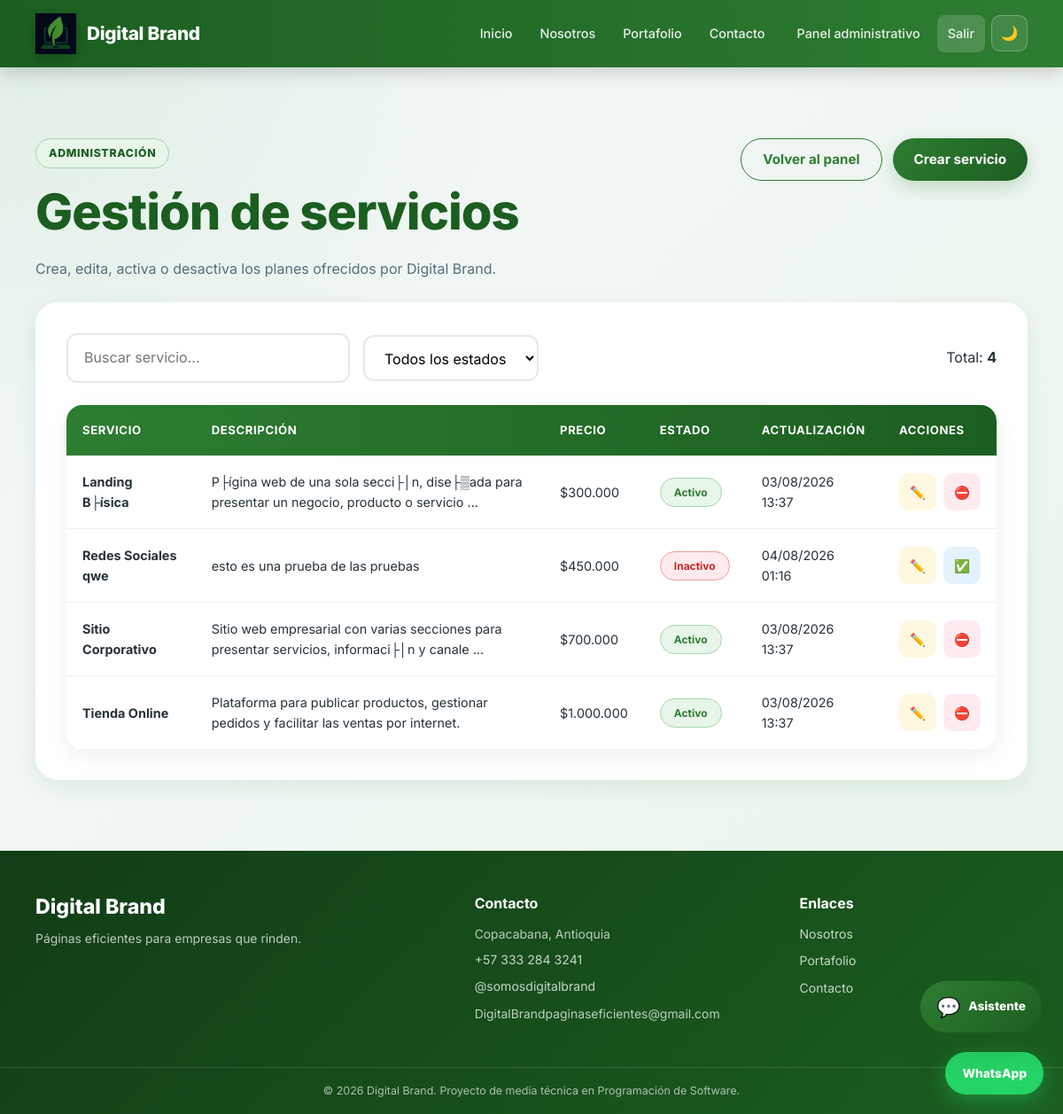
Page /admin/servicios.php (signed in) on the committed database.
### tables this page shows
CREATE TABLE `servicios` (
  `id_servicio` int(10) UNSIGNED NOT NULL,
  `nombre` varchar(100) NOT NULL,
  `descripcion` text NOT NULL,
  `precio` decimal(12,2) NOT NULL DEFAULT 0.00,
  `caracteristicas` text DEFAULT NULL,
  `estado` enum('activo','inactivo') NOT NULL DEFAULT 'activo',
  `fecha_creacion` timestamp NOT NULL DEFAULT current_timestamp(),
  `fecha_actualizacion` timestamp NOT NULL DEFAULT current_timestamp() ON UPDATE current_timestamp()
);

### includes/funciones.php (called while the page is built, shortened)
<?php
function escapar($dato)
{
    return htmlspecialchars($dato, ENT_QUOTES, 'UTF-8');
}
function formatearPrecio($precio)
{
    return '$' . number_format($precio, 0, ',', '.');
}

### admin/servicios.php (the view, shortened to what this page needs)
<?php
$conexion = Database::conectar();
$servicios = $conexion->query("
    SELECT
        id_servicio,
        nombre,
        descripcion,
        precio,
        caracteristicas,
        estado,
        fecha_creacion,
        fecha_actualizacion
    FROM servicios
    ORDER BY precio ASC
")->fetchAll();
require_once __DIR__ . '/../includes/header.php';
?>
<section class="seccion">
    <div class="contenedor">
        <div class="panel-titulo">
            <div>
                <span class="etiqueta-superior">
                    Administración
                </span>
                <h1>Gestión de servicios</h1>
                <p>
                    Crea, edita, activa o desactiva los planes ofrecidos
                    por Digital Brand.
                </p>
            </div>
            <div style="display:flex; gap:12px; flex-wrap:wrap;">
                <a
                    href="<?php echo APP_URL; ?>/admin/index.php"
                    class="boton boton-secundario"
                >
                    Volver al panel
                </a>
                <button
                    type="button"
                    class="boton"
                    id="abrir-modal-servicio"
                >
                    Crear servicio
                </button>
            </div>
        </div>
        <section class="panel">
            <div class="toolbar">
                <div class="toolbar-left">
                    <input
                        type="search"
                        id="buscar-servicio"
                        class="buscar"
                        placeholder="Buscar servicio..."
                    >
                    <select id="filtro-estado" class="filtro">
                        <option value="">
                            Todos los estados
                        </option>
                    </select>
                </div>
                <div class="toolbar-right">
                    <span>
                        Total:
                        <strong id="total-servicios">
                            <?php echo count($servicios); ?>
                        </strong>
                    </span>
                </div>
            </div>
            <?php if (empty($servicios)): ?>
                <div class="estado-vacio">
                    <div class="estado-vacio-icono">
                        🌐
                    </div>
                    <h2>No existen servicios registrados</h2>
                </div>
            <?php else: ?>
                <div class="table-responsive">
                    <table class="table">
                        <thead>
                            <tr>
                                <th>Servicio</th>
                                <th>Descripción</th>
                                <th>Precio</th>
                                <th>Estado</th>
                                <th>Actualización</th>
                                <th>Acciones</th>
                            </tr>
                        </thead>
                        <tbody>
                            <?php foreach ($servicios as $servicio): ?>
                                <tr
                                    data-fila-servicio
                                    data-busqueda="<?php
                                        echo escapar(
                                            strtolower(
                                                $servicio['nombre'] . ' ' .
                                                $servicio['descripcion']
                                            )
                                        );
                                    ?>"
                                    data-estado="<?php
                                        echo escapar($servicio['estado']);
                                    ?>"
                                >
                                    <td data-label="Servicio">
                                        <strong>
                                            <?php echo escapar(
                                                $servicio['nombre']
                                            ); ?>
                                        </strong>
                                    </td>
                                    <td data-label="Descripción">
                                        <?php echo escapar(
                                            mb_substr(
                                                $servicio['descripcion'],
                                                0,
                                                90
                                            )
                                        ); ?>
                                        <?php if (
                                            mb_strlen(
                                                $servicio['descripcion']
                                            ) > 90
                                        ): ?>
                                            ...
                                        <?php endif; ?>
                                    </td>
                                    <td data-label="Precio">
                                        <?php echo formatearPrecio(
                                            $servicio['precio']
                                        ); ?>
                                    </td>
                                    <td data-label="Estado">
                                        <span class="badge badge-<?php
                                            echo escapar(
                                                $servicio['estado']
                                            );
                                        ?>">
                                            <?php echo escapar(
                                                $servicio['estado']
                                            ); ?>
                                        </span>
                                    </td>
                                    <td data-label="Actualización">
                                        <?php echo date(
                                            'd/m/Y H:i',
                                            strtotime(
                                                $servicio['fecha_actualizacion']
                                            )
                                        ); ?>
                                    </td>
                                    <td data-label="Acciones">
                                        <div style="display:flex; gap:8px;">
                                            <button
                                                type="button"
                                                class="btn-icon btn-editar editar-servicio"
                                                data-servicio='<?php
                                                    echo escapar(
                                                        json_encode(
                                                            $servicio,
                                                            JSON_UNESCAPED_UNICODE
                                                        )
                                                    );
                                                ?>'
                                                title="Editar servicio"
                                            >
                                                ✏️
                                            </button>
                                            <button
                                                type="button"
                                                class="btn-icon <?php
                                                    echo $servicio['estado'] === 'activo'
                                                        ? 'btn-eliminar'
                                                        : 'btn-ver';
                                                ?> cambiar-estado-servicio"
                                                data-id="<?php
                                                    echo (int) $servicio['id_servicio'];
                                                ?>"
                                                data-estado="<?php
                                                    echo escapar(
                                                        $servicio['estado'] === 'activo'
                                                            ? 'inactivo'
                                                            : 'activo'
                                                    );
                                                ?>"
                                                title="<?php
                                                    echo $servicio['estado'] === 'activo'
                                                        ? 'Desactivar'
                                                        : 'Activar';
                                                ?>"
                                            >
                                                <?php echo
                                                    $servicio['estado'] === 'activo'
                                                        ? '⛔'
                                                        : '✅';
                                                ?>
                                            </button>
                                        </div>
                                    </td>
                                </tr>
                            <?php endforeach; ?>
                        </tbody>
                    </table>
                </div>
            <?php endif; ?>
        </section>
    </div>
</section>
<?php
require_once __DIR__ . '/../includes/footer.php';
?>

### rows in the picture
servicios: nombre "Landing B├ísica", descripcion "P├ígina web de una sola secci├│n, dise├▒ada para presentar un negocio, producto o servicio", precio "$300.000", estado "Activo", fecha_actualizacion "03/08/2026 13:37"
servicios: nombre "Redes Sociales qwe", descripcion "esto es una prueba de las pruebas", precio "$450.000", estado "Inactivo", fecha_actualizacion "04/08/2026 01:16"
servicios: nombre "Sitio Corporativo", descripcion "Sitio web empresarial con varias secciones para presentar servicios, informaci├│n y canale", precio "$700.000", estado "Activo", fecha_actualizacion "03/08/2026 13:37"
servicios: nombre "Tienda Online", descripcion "Plataforma para publicar productos, gestionar pedidos y facilitar las ventas por internet.", precio "$1.000.000", estado "Activo", fecha_actualizacion "03/08/2026 13:37"

### other values in the picture
count($servicios) "4"
